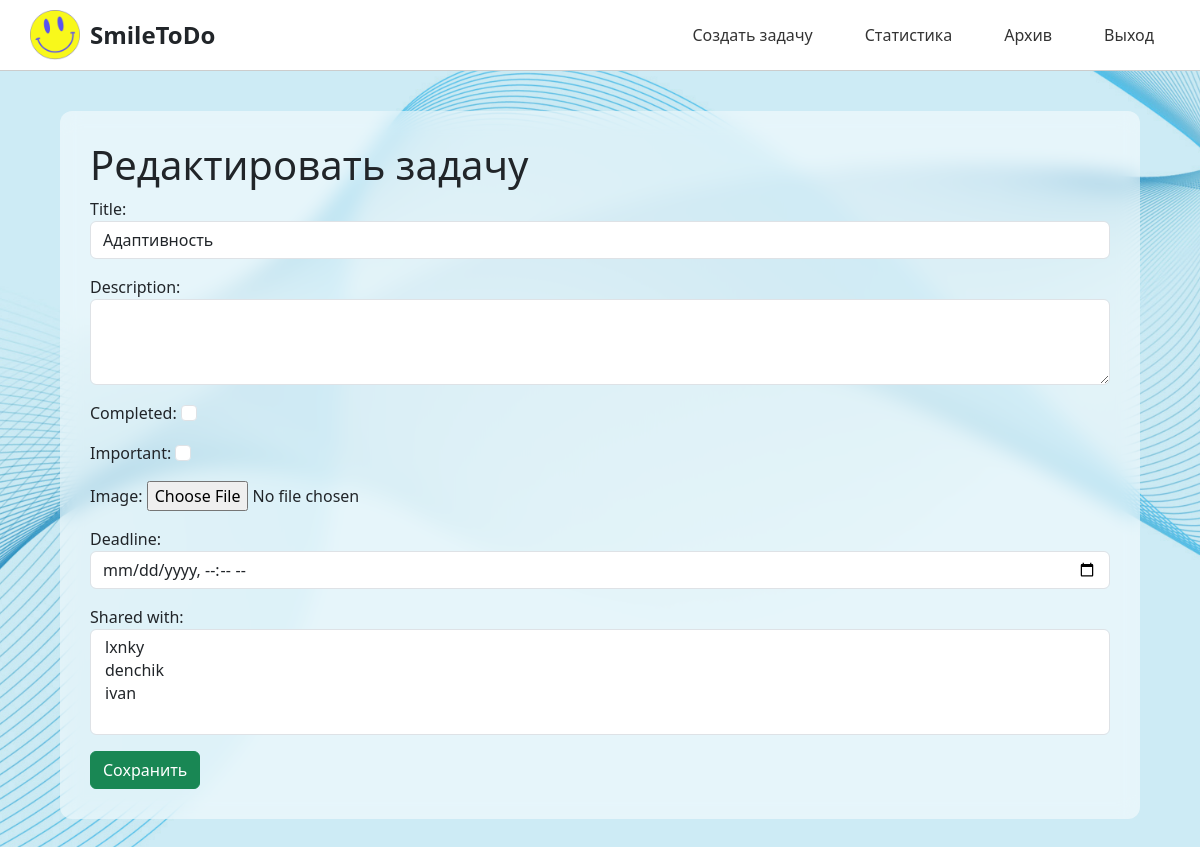
/task/10/edit/ (signed in), run on an earlier commit of the app's database.
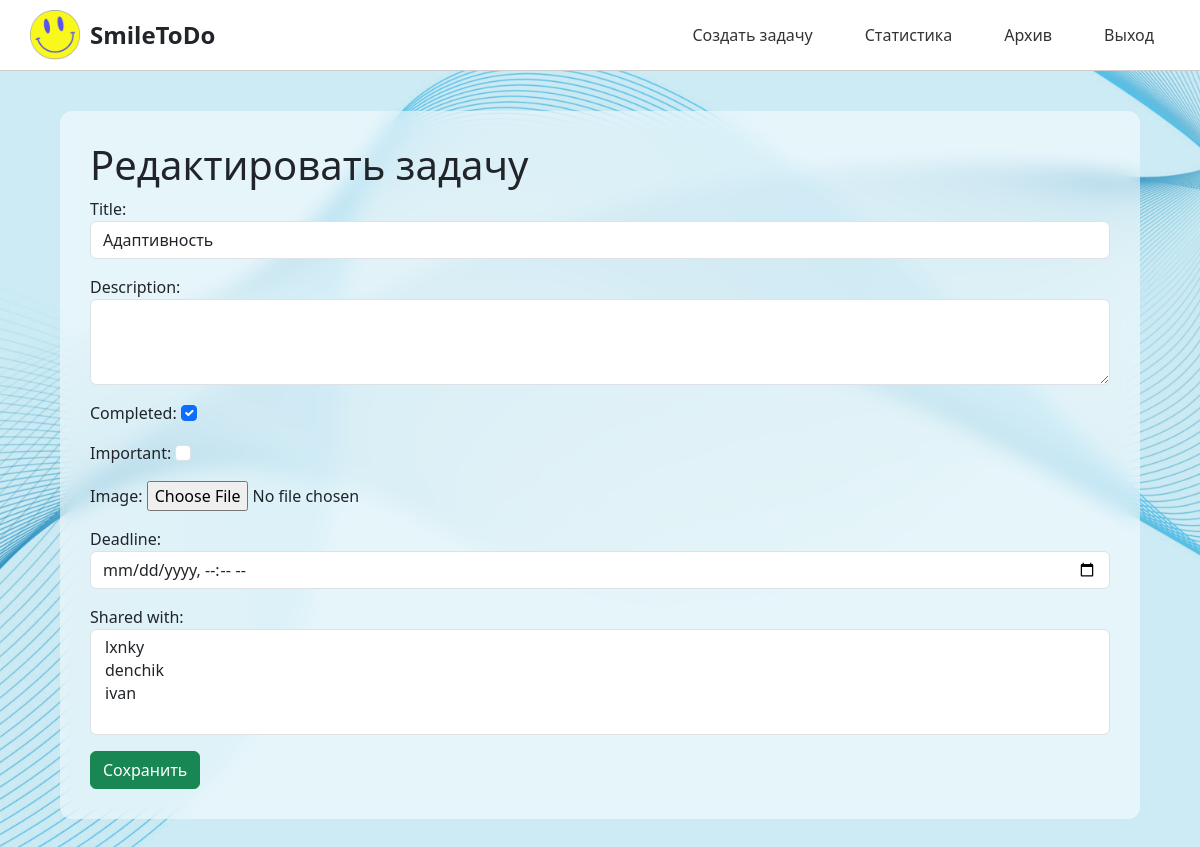
And on a later commit of the database.
### todoapp/models.py (models this page shows, shortened)
class Task(models.Model):
    user = models.ForeignKey(User, on_delete=models.CASCADE, related_name="tasks")
    title = models.CharField(max_length=255)
    description = models.TextField(blank=True)
    completed = models.BooleanField(default=False)
    image = models.ImageField(upload_to='task_images/', blank=True, null=True)
    deadline = models.DateTimeField(blank=True, null=True)
    important = models.BooleanField(default=False)
    is_archived = models.BooleanField(default=False)
    created_at = models.DateTimeField(auto_now_add=True)
    updated_at = models.DateTimeField(auto_now=True)
    shared_with = models.ManyToManyField(User, related_name='shared_tasks', blank=True)

### todoapp/views.py (the view)
# urls.py: path('task/<int:pk>/edit/', views.task_update, name='task_update'),
@login_required
def task_update(request, pk):
    task = get_object_or_404(Task, pk=pk, user=request.user)
    if request.method == 'POST':
        form = TaskForm(request.POST, request.FILES, instance=task)
        if form.is_valid():
            form.save()
            return redirect('task_list')
    else:
        form = TaskForm(instance=task)
    return render(request, 'todoapp/task_form.html', {'form': form})

### todoapp/forms.py
class TaskForm(forms.ModelForm):
    shared_with = forms.ModelMultipleChoiceField(
        queryset=User.objects.all(),
        required=False,
        widget=forms.SelectMultiple(attrs={'class': 'form-control'})
    )
    class Meta:
        model = Task
        fields = ['title', 'description', 'completed', 'important', 'image', 'deadline']
        widgets = {
            'title': forms.TextInput(attrs={'class': 'form-control'}),
            'description': forms.Textarea(attrs={'class': 'form-control', 'rows': 3}),
            'completed': forms.CheckboxInput(attrs={'class': 'form-check-input'}),
            'important': forms.CheckboxInput(attrs={'class': 'form-check-input'}),
            'deadline': forms.DateTimeInput(attrs={'class': 'form-control', 'type': 'datetime-local'}),
        }

### templates/todoapp/task_form.html (shortened to what this page needs)
{% extends 'todoapp/base.html' %}
{% block content %}
<h1>{% if form.instance.pk %}Редактировать{% else %}Создать{% endif %} задачу</h1>
<form method="post" enctype="multipart/form-data">
    {{ form.as_p }}
    <button type="submit" class="btn btn-success">Сохранить</button>
</form>
{% endblock %}

What changed in the data, as far as the page shows it:
changed Task "Адаптивность": completed "☐" → "☑"
